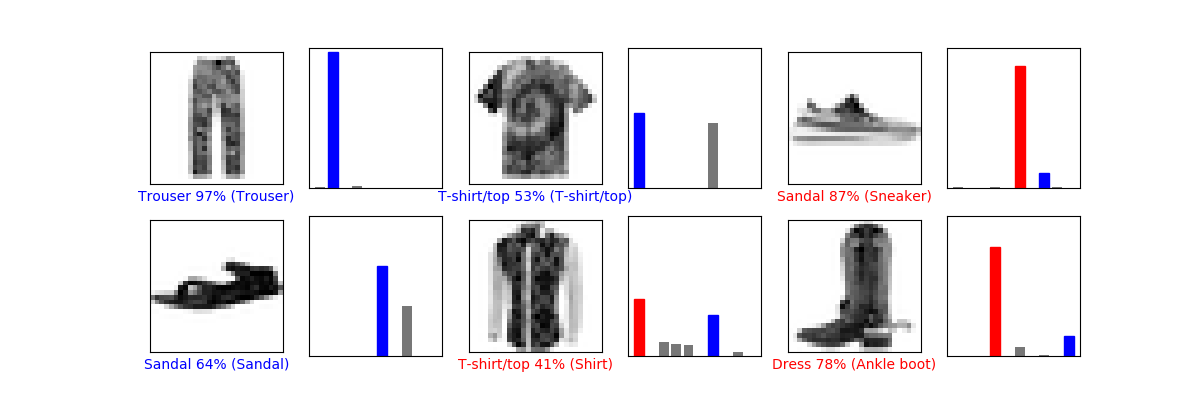

Generate this figure with Python:
from __future__ import absolute_import, division, print_function, unicode_literals

# TensorFlow and tf.keras
import tensorflow as tf
from tensorflow import keras
import PIL

# Helper libraries
import numpy as np
import matplotlib.pyplot as plt

def curate(path, debug=False):
	raw_im = PIL.Image.open(path).convert('L')
	im = np.array(raw_im)
	
	#reshape to square (adds whitespace)
	dim = im.shape
	
	#add pixel border on edge if image shape has uneven pixel count
	if(dim[0] % 2 != 0):
		add = np.full((1, dim[1]), 255)
		im = np.concatenate((im, add), axis=0)
	if(dim[1] % 2 != 0):
		add = np.full((dim[0], 1), 255)
		im = np.concatenate((im, add), axis=1)
	
	dim = im.shape
	assert(dim[0] % 2 == 0 and dim[1] % 2 == 0)
	
	if(dim[0] > dim[1]): #height > width
		dif = int((dim[0] - dim[1])/2)
		add = np.full((dim[0], dif), 255)
		im = np.concatenate((add, im, add), axis=1)
	elif(dim[0] < dim[1]): #height < width
		dif = dim[1] - dim[0]
		add = np.full((dif, dim[1]), 255)
		im = np.concatenate((add, im, add), axis=0)
	dim = im.shape
	
	new_im = PIL.Image.fromarray(np.uint8(im))
	
	if(debug):
		print(dim)
		new_im.show()
	return np.array(new_im.resize((28, 28), PIL.Image.ANTIALIAS))
		
	
	
	

def plot_image(i, predictions_array, true_label, img):
  predictions_array, true_label, img = predictions_array[i], true_label[i], img[i]
  plt.grid(False)
  plt.xticks([])
  plt.yticks([])
  
  plt.imshow(img, cmap=plt.cm.binary)
  
  predicted_label = np.argmax(predictions_array)
  if predicted_label == true_label:
    color = 'blue'
  else:
    color = 'red'
  
  plt.xlabel("{} {:2.0f}% ({})".format(class_names[predicted_label],
                                100*np.max(predictions_array),
                                class_names[true_label]),
                                color=color)

def plot_value_array(i, predictions_array, true_label):
  predictions_array, true_label = predictions_array[i], true_label[i]
  plt.grid(False)
  plt.xticks([])
  plt.yticks([])
  thisplot = plt.bar(range(10), predictions_array, color="#777777")
  plt.ylim([0, 1])
  predicted_label = np.argmax(predictions_array)
  
  thisplot[predicted_label].set_color('red')
  thisplot[true_label].set_color('blue')

if __name__ == "__main__":
	fashion_mnist = keras.datasets.fashion_mnist

	(train_images, train_labels) = fashion_mnist.load_data()[0]

	class_names = ['T-shirt/top', 'Trouser', 'Pullover', 'Dress', 'Coat',
				   'Sandal', 'Shirt', 'Sneaker', 'Bag', 'Ankle boot']

	#rescale from (int)0-255 to (float)0-1
	train_images = train_images / 255.0

	model = keras.Sequential([
		keras.layers.Flatten(input_shape=(28, 28)),
		keras.layers.Dense(128, activation=tf.nn.relu),
		keras.layers.Dense(10, activation=tf.nn.softmax)
	])

	model.compile(optimizer='adam',
				  loss='sparse_categorical_crossentropy',
				  metrics=['accuracy'])

	model.fit(train_images, train_labels, epochs=6)
	
	im_paths = ["pants_1.jpg", "shirt_1.jpg", "sneaker_1.jpg", "sandal_1.jpg", "shirt_2.jpg", "boot_1.jpg"]
	im_labels = np.array([1, 0, 7, 5, 6, 9])
	full_im = np.array([1 - (curate(i) / 255.0) for i in im_paths])
	p_out = model.predict(full_im)
	
	test_loss, test_acc = model.evaluate(full_im, im_labels)

	print('Test accuracy:', test_acc)

	# Plot the first X test images, their predicted label, and the true label
	# Color correct predictions in blue, incorrect predictions in red
	num_rows = 2
	num_cols = 3
	num_images = num_rows*num_cols
	plt.figure(figsize=(2*2*num_cols, 2*num_rows))
	for i in range(num_images):
	  plt.subplot(num_rows, 2*num_cols, 2*i+1)
	  plot_image(i, p_out, im_labels, full_im)
	  plt.subplot(num_rows, 2*num_cols, 2*i+2)
	  plot_value_array(i, p_out, im_labels)
	plt.show()
